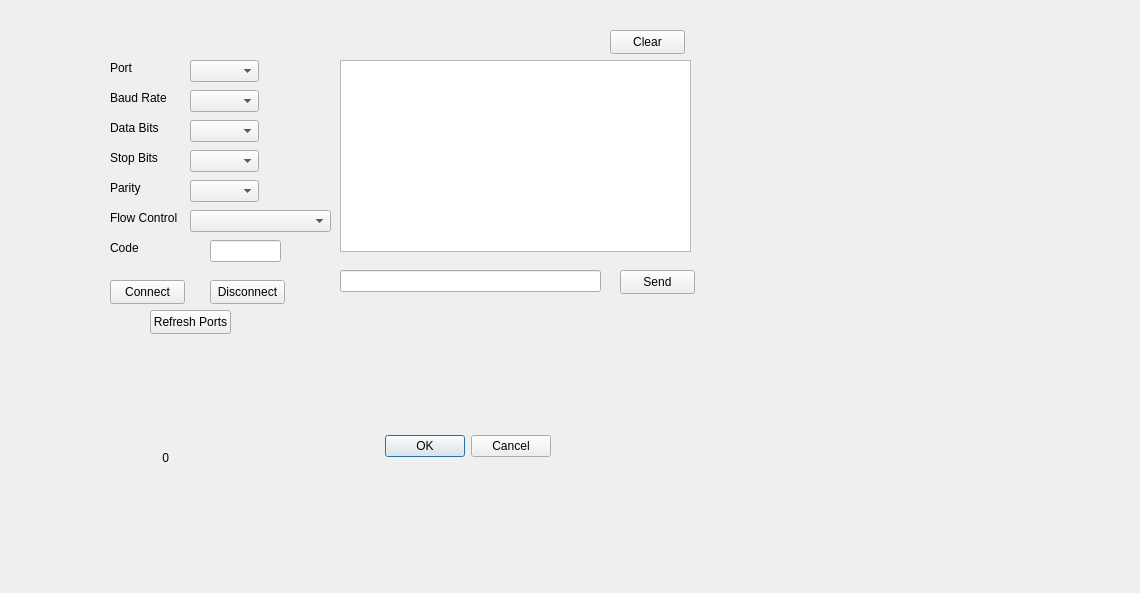
<?xml version="1.0" encoding="UTF-8"?>
<ui version="4.0">
 <class>Dialog</class>
 <widget class="QDialog" name="Dialog">
  <property name="geometry">
   <rect>
    <x>0</x>
    <y>0</y>
    <width>1140</width>
    <height>593</height>
   </rect>
  </property>
  <property name="windowTitle">
   <string>Dialog</string>
  </property>
  <widget class="QDialogButtonBox" name="buttonBox">
   <property name="geometry">
    <rect>
     <x>210</x>
     <y>430</y>
     <width>341</width>
     <height>32</height>
    </rect>
   </property>
   <property name="orientation">
    <enum>Qt::Horizontal</enum>
   </property>
   <property name="standardButtons">
    <set>QDialogButtonBox::Cancel|QDialogButtonBox::Ok</set>
   </property>
  </widget>
  <widget class="QLabel" name="label">
   <property name="geometry">
    <rect>
     <x>110</x>
     <y>60</y>
     <width>49</width>
     <height>16</height>
    </rect>
   </property>
   <property name="text">
    <string>Port</string>
   </property>
  </widget>
  <widget class="QComboBox" name="comboBox">
   <property name="geometry">
    <rect>
     <x>190</x>
     <y>60</y>
     <width>69</width>
     <height>22</height>
    </rect>
   </property>
  </widget>
  <widget class="QComboBox" name="comboBox_4">
   <property name="geometry">
    <rect>
     <x>190</x>
     <y>150</y>
     <width>69</width>
     <height>22</height>
    </rect>
   </property>
  </widget>
  <widget class="QLabel" name="label_5">
   <property name="geometry">
    <rect>
     <x>110</x>
     <y>180</y>
     <width>49</width>
     <height>16</height>
    </rect>
   </property>
   <property name="text">
    <string>Parity</string>
   </property>
  </widget>
  <widget class="QPushButton" name="pushButton_2">
   <property name="geometry">
    <rect>
     <x>110</x>
     <y>280</y>
     <width>75</width>
     <height>24</height>
    </rect>
   </property>
   <property name="text">
    <string>Connect</string>
   </property>
  </widget>
  <widget class="QLabel" name="label_7">
   <property name="geometry">
    <rect>
     <x>110</x>
     <y>240</y>
     <width>49</width>
     <height>16</height>
    </rect>
   </property>
   <property name="text">
    <string>Code</string>
   </property>
  </widget>
  <widget class="QPushButton" name="pushButton_4">
   <property name="geometry">
    <rect>
     <x>150</x>
     <y>310</y>
     <width>81</width>
     <height>24</height>
    </rect>
   </property>
   <property name="text">
    <string>Refresh Ports</string>
   </property>
  </widget>
  <widget class="QComboBox" name="comboBox_3">
   <property name="geometry">
    <rect>
     <x>190</x>
     <y>120</y>
     <width>69</width>
     <height>22</height>
    </rect>
   </property>
  </widget>
  <widget class="QComboBox" name="comboBox_5">
   <property name="geometry">
    <rect>
     <x>190</x>
     <y>180</y>
     <width>69</width>
     <height>22</height>
    </rect>
   </property>
  </widget>
  <widget class="QPushButton" name="pushButton_5">
   <property name="geometry">
    <rect>
     <x>610</x>
     <y>30</y>
     <width>75</width>
     <height>24</height>
    </rect>
   </property>
   <property name="text">
    <string>Clear</string>
   </property>
  </widget>
  <widget class="QPushButton" name="pushButton_3">
   <property name="geometry">
    <rect>
     <x>210</x>
     <y>280</y>
     <width>75</width>
     <height>24</height>
    </rect>
   </property>
   <property name="text">
    <string>Disconnect</string>
   </property>
  </widget>
  <widget class="QLabel" name="label_6">
   <property name="geometry">
    <rect>
     <x>110</x>
     <y>210</y>
     <width>81</width>
     <height>16</height>
    </rect>
   </property>
   <property name="text">
    <string>Flow Control</string>
   </property>
  </widget>
  <widget class="QComboBox" name="comboBox_6">
   <property name="geometry">
    <rect>
     <x>190</x>
     <y>210</y>
     <width>141</width>
     <height>22</height>
    </rect>
   </property>
  </widget>
  <widget class="QPushButton" name="pushButton">
   <property name="geometry">
    <rect>
     <x>620</x>
     <y>270</y>
     <width>75</width>
     <height>24</height>
    </rect>
   </property>
   <property name="text">
    <string>Send</string>
   </property>
  </widget>
  <widget class="QLabel" name="label_4">
   <property name="geometry">
    <rect>
     <x>110</x>
     <y>150</y>
     <width>49</width>
     <height>16</height>
    </rect>
   </property>
   <property name="text">
    <string>Stop Bits</string>
   </property>
  </widget>
  <widget class="QComboBox" name="comboBox_2">
   <property name="geometry">
    <rect>
     <x>190</x>
     <y>90</y>
     <width>69</width>
     <height>22</height>
    </rect>
   </property>
  </widget>
  <widget class="QLabel" name="label_2">
   <property name="geometry">
    <rect>
     <x>110</x>
     <y>90</y>
     <width>61</width>
     <height>16</height>
    </rect>
   </property>
   <property name="text">
    <string>Baud Rate</string>
   </property>
  </widget>
  <widget class="QLabel" name="label_3">
   <property name="geometry">
    <rect>
     <x>110</x>
     <y>120</y>
     <width>61</width>
     <height>16</height>
    </rect>
   </property>
   <property name="text">
    <string>Data Bits</string>
   </property>
  </widget>
  <widget class="QLineEdit" name="lineEdit_2">
   <property name="geometry">
    <rect>
     <x>340</x>
     <y>270</y>
     <width>261</width>
     <height>22</height>
    </rect>
   </property>
  </widget>
  <widget class="QLineEdit" name="lineEdit">
   <property name="geometry">
    <rect>
     <x>210</x>
     <y>240</y>
     <width>71</width>
     <height>22</height>
    </rect>
   </property>
  </widget>
  <widget class="QTextBrowser" name="textBrowser">
   <property name="geometry">
    <rect>
     <x>340</x>
     <y>60</y>
     <width>351</width>
     <height>192</height>
    </rect>
   </property>
  </widget>
  <widget class="QLabel" name="label_8">
   <property name="geometry">
    <rect>
     <x>120</x>
     <y>450</y>
     <width>49</width>
     <height>16</height>
    </rect>
   </property>
   <property name="lineWidth">
    <number>1</number>
   </property>
   <property name="text">
    <string>0</string>
   </property>
   <property name="textFormat">
    <enum>Qt::AutoText</enum>
   </property>
   <property name="scaledContents">
    <bool>false</bool>
   </property>
   <property name="alignment">
    <set>Qt::AlignRight|Qt::AlignTrailing|Qt::AlignVCenter</set>
   </property>
  </widget>
 </widget>
 <resources/>
 <connections>
  <connection>
   <sender>buttonBox</sender>
   <signal>accepted()</signal>
   <receiver>Dialog</receiver>
   <slot>accept()</slot>
   <hints>
    <hint type="sourcelabel">
     <x>248</x>
     <y>254</y>
    </hint>
    <hint type="destinationlabel">
     <x>157</x>
     <y>274</y>
    </hint>
   </hints>
  </connection>
  <connection>
   <sender>buttonBox</sender>
   <signal>rejected()</signal>
   <receiver>Dialog</receiver>
   <slot>reject()</slot>
   <hints>
    <hint type="sourcelabel">
     <x>316</x>
     <y>260</y>
    </hint>
    <hint type="destinationlabel">
     <x>286</x>
     <y>274</y>
    </hint>
   </hints>
  </connection>
 </connections>
</ui>
